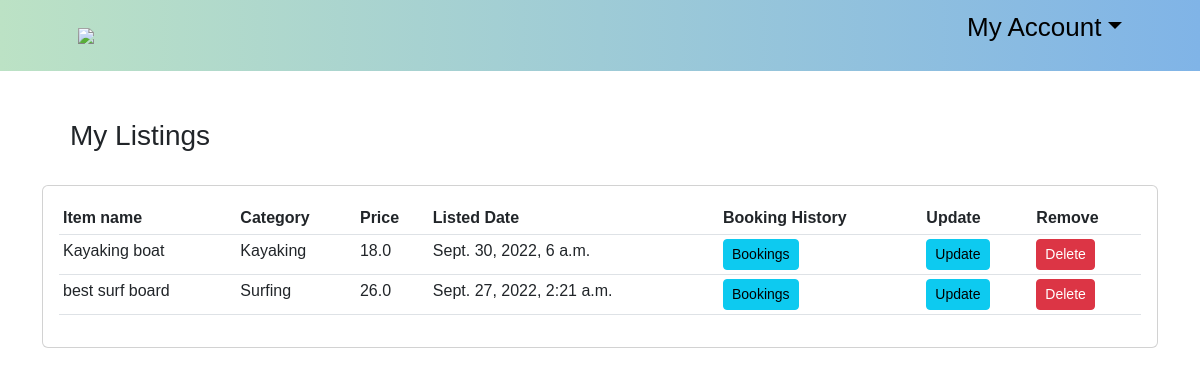
Before: /my-items/2/ (signed in) with the older database file.
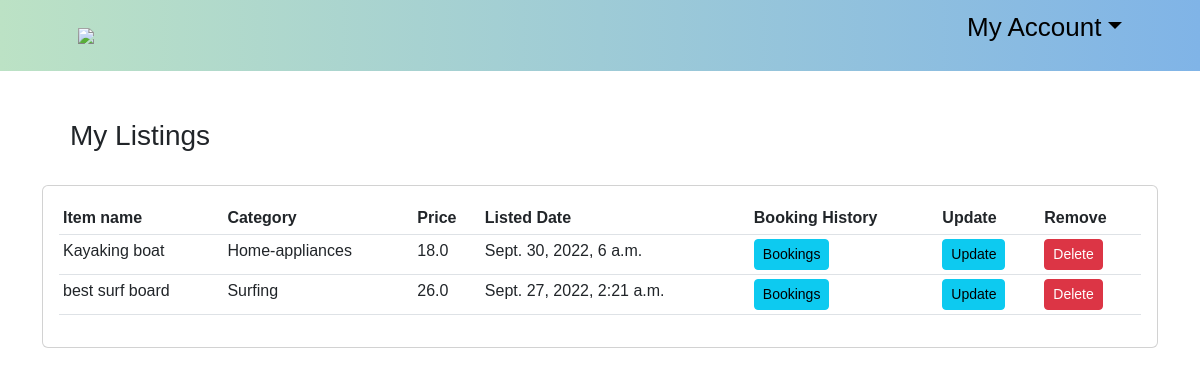
After: the same page with the newer database file.
### ecommerce/models.py (models this page shows, shortened)
class Product(models.Model):
    CATEGORY = (
                ('Sport-Outdoor', 'Sport & Outdoor'),
                ('Drones-cameras', 'Drones & cameras'),
                ('Electronics', 'Electronics'),
                ('Home-appliances', 'Home appliances'),
                ('Musical-equipments', 'Musical equipments'),
                ('Accessories','Accessories'),
                )
    customer = models.ForeignKey(Customer, null=True, on_delete=models.SET_NULL)
    name = models.CharField(max_length=200, null=True)
    price = models.FloatField(null=True)
    category = models.CharField(max_length=200, null=True,choices=CATEGORY)
    description = models.CharField(max_length=200, null=True, blank=True)
    date_created= models.DateTimeField(auto_now_add=True, null=True)
    available_from = models.DateTimeField(null=True)
    available_to = models.DateTimeField(null=True)
    item_pic = models.ImageField( null=True)
    item_pic_2 = models.ImageField(null=True, blank=True)
    item_pic_3 = models.ImageField(null=True, blank=True)
    item_pic_4 = models.ImageField(null=True, blank=True)

### ecommerce/views.py (the view)
# urls.py: path('my-items/<str:pk>/', views.myitem, name='myitem'),
@login_required(login_url='login')
def myitem(request, pk):
    customer = Customer.objects.get(id=pk)
    form = ProductForm(instance=customer)
    products = Product.objects.all()
    context = {'form':form, 'customer':customer,'products':products}
    return render(request, 'my_item.html', context)

### templates/my_item.html
<!DOCTYPE html>
{% extends 'old/main.html' %}
{% load static%}
{% load crispy_forms_tags %}
	{% block content %}
			<br><br><h3>&emsp;My Listings </h3><br>
			<div class="card card-body" style="overflow-y:auto; ">
				<table class="table table-sm">
					<tr>
						<th>Item name</th>
						<th>Category</th>
						<th>Price</th>
						<th>Listed Date</th>
						<th>Booking History</th>
						<th>Update</th>
						<th>Remove</th>
					</tr>
					{% for i in products %}
						{% if i.customer == request.user.customer %}
							<tr>
								<td>{{ i.name }}</td>
								<td>{{ i.category }}</td>
								<td>{{ i.price }}</td>
								<td>{{ i.available_to }}</td>
								<td><a  class = "btn btn-sm btn-info" href="{%url 'mybookeditems' i.id  %}">Bookings</a></td>
								<td><a  class = "btn btn-sm btn-info" href="{% url 'updateitem' i.id%}">Update</a></td>
								<td><a  class = "btn btn-sm btn-danger" href="#">Delete</a></td>
							</tr>
						{%endif%}
					{% endfor %}
				</table>
			</div>
	{% endblock content %}

Changed rows visible on the page:
changed Product "Kayaking boat": category "Kayaking" → "Home-appliances"
